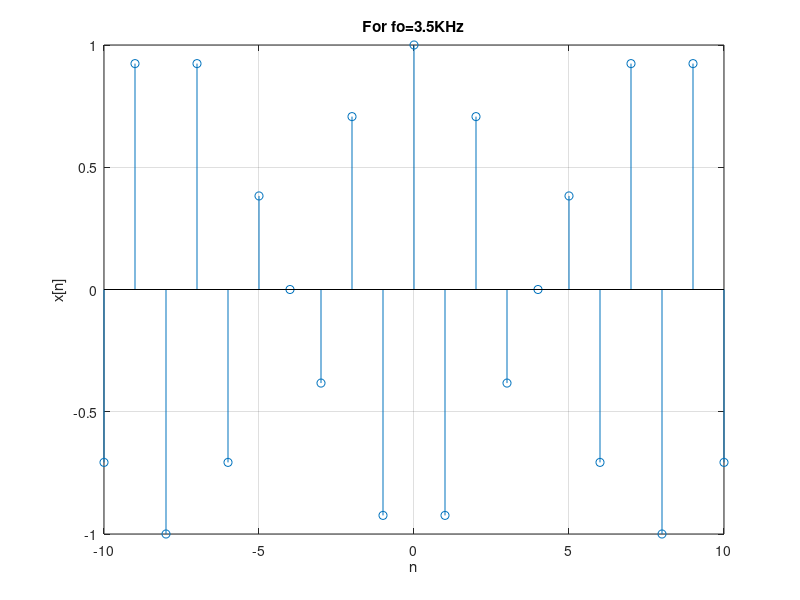

Reproduce this figure in MATLAB.
n=-10:1:10;
x=cos(2*pi*(3.5/8)*n);
stem(n,x)
xlim([-10.0 10.0])
ylim([-1.00 1.00])
grid on
title('For fo=3.5KHz')
xlabel('n')
ylabel('x[n]')
